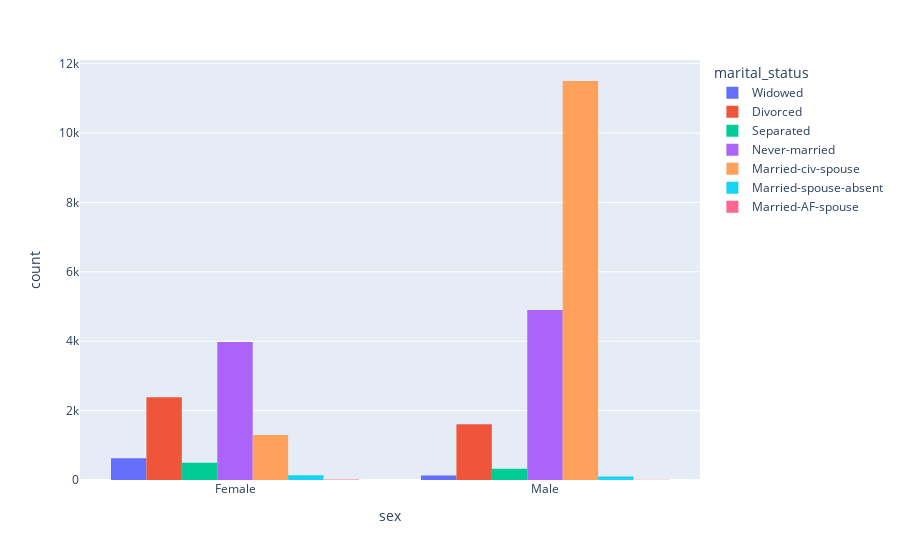

The cell this chart's notebook holds for it:
### Markdown cell above
# **Marital Status of individuals according to gender**

### Code cell
## Marital Status of individuals according to gender
px.histogram(data, x='sex', color="marital_status", barmode='group')

### Figure 1 — Plotly figure (JSON) as saved in the notebook; plotly's stock layout.template omitted (floating-point values rounded to 4 significant figures; data arrays with more than 128 entries replaced by an {"elided": "..."} marker saying what was removed)
{"data": [{"alignmentgroup": "True", "bingroup": "x", "hovertemplate": "marital_status=Widowed<br>sex=%{x}<br>count=%{y}<extra></extra>", "legendgroup": "Widowed", "marker": {"color": "#636efa"}, "name": "Widowed", "offsetgroup": "Widowed", "orientation": "v", "showlegend": true, "type": "histogram", "x": {"elided": "758 str values"}, "xaxis": "x", "yaxis": "y"}, {"alignmentgroup": "True", "bingroup": "x", "hovertemplate": "marital_status=Divorced<br>sex=%{x}<br>count=%{y}<extra></extra>", "legendgroup": "Divorced", "marker": {"color": "#EF553B"}, "name": "Divorced", "offsetgroup": "Divorced", "orientation": "v", "showlegend": true, "type": "histogram", "x": {"elided": "3993 str values"}, "xaxis": "x", "yaxis": "y"}, {"alignmentgroup": "True", "bingroup": "x", "hovertemplate": "marital_status=Separated<br>sex=%{x}<br>count=%{y}<extra></extra>", "legendgroup": "Separated", "marker": {"color": "#00cc96"}, "name": "Separated", "offsetgroup": "Separated", "orientation": "v", "showlegend": true, "type": "histogram", "x": {"elided": "825 str values"}, "xaxis": "x", "yaxis": "y"}, {"alignmentgroup": "True", "bingroup": "x", "hovertemplate": "marital_status=Never-married<br>sex=%{x}<br>count=%{y}<extra></extra>", "legendgroup": "Never-married", "marker": {"color": "#ab63fa"}, "name": "Never-married", "offsetgroup": "Never-married", "orientation": "v", "showlegend": true, "type": "histogram", "x": {"elided": "8876 str values"}, "xaxis": "x", "yaxis": "y"}, {"alignmentgroup": "True", "bingroup": "x", "hovertemplate": "marital_status=Married-civ-spouse<br>sex=%{x}<br>count=%{y}<extra></extra>", "legendgroup": "Married-civ-spouse", "marker": {"color": "#FFA15A"}, "name": "Married-civ-spouse", "offsetgroup": "Married-civ-spouse", "orientation": "v", "showlegend": true, "type": "histogram", "x": {"elided": "12798 str values"}, "xaxis": "x", "yaxis": "y"}, {"alignmentgroup": "True", "bingroup": "x", "hovertemplate": "marital_status=Married-spouse-absent<br>sex=%{x}<br>count=%{y}<extra></extra>", "legendgroup": "Married-spouse-absent", "marker": {"color": "#19d3f3"}, "name": "Married-spouse-absent", "offsetgroup": "Married-spouse-absent", "orientation": "v", "showlegend": true, "type": "histogram", "x": {"elided": "233 str values"}, "xaxis": "x", "yaxis": "y"}, {"alignmentgroup": "True", "bingroup": "x", "hovertemplate": "marital_status=Married-AF-spouse<br>sex=%{x}<br>count=%{y}<extra></extra>", "legendgroup": "Married-AF-spouse", "marker": {"color": "#FF6692"}, "name": "Married-AF-spouse", "offsetgroup": "Married-AF-spouse", "orientation": "v", "showlegend": true, "type": "histogram", "x": ["Male", "Female", "Female", "Male", "Male", "Male", "Female", "Female", "Male", "Female", "Female", "Female", "Female", "Female", "Male", "Male", "Male", "Female", "Female", "Male", "Female"], "xaxis": "x", "yaxis": "y"}], "layout": {"barmode": "group", "legend": {"title": {"text": "marital_status"}, "tracegroupgap": 0}, "margin": {"t": 60}, "xaxis": {"anchor": "y", "domain": [0, 1], "title": {"text": "sex"}}, "yaxis": {"anchor": "x", "domain": [0, 1], "title": {"text": "count"}}}}
